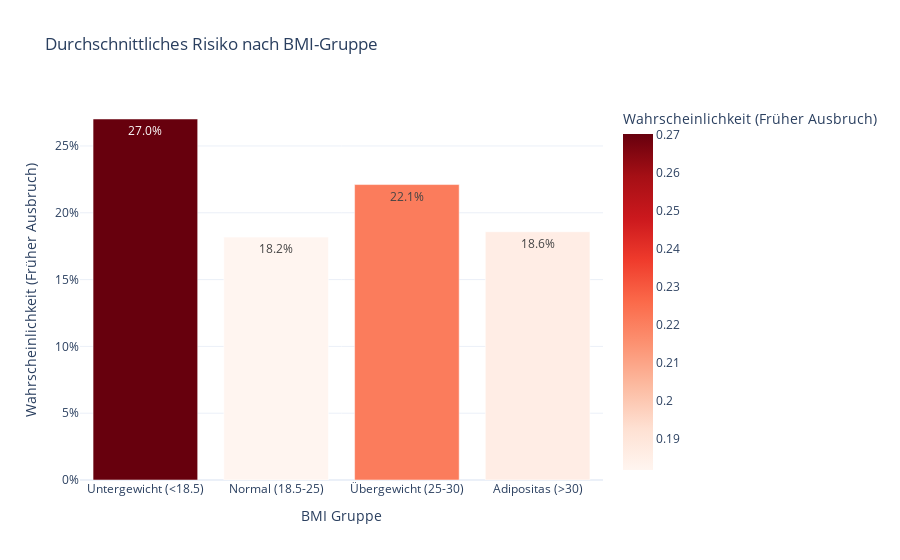

Source (notebook cell):
### Code cell
# ---------------------------------------------------------
# 2. BMI Analyse (Vereinfacht: Balkendiagramm)
# ---------------------------------------------------------
# Wir schauen uns nur den DURCHSCHNITT an, das ist einfacher zu lesen als Boxplots.
bins = [0, 18.5, 25, 30, 100]
labels = ['Untergewicht (<18.5)', 'Normal (18.5-25)', 'Übergewicht (25-30)', 'Adipositas (>30)']
df_analyze['bmi_group'] = pd.cut(df_analyze['bmi'], bins=bins, labels=labels)

df_bmi_mean = df_analyze.groupby('bmi_group', observed=True)['risk_score'].mean().reset_index()

fig1 = px.bar(
    df_bmi_mean, 
    x='bmi_group', 
    y='risk_score',
    text_auto='.1%', # Zeigt %-Wert direkt auf dem Balken
    title='Durchschnittliches Risiko nach BMI-Gruppe',
    labels={'risk_score': 'Wahrscheinlichkeit (Früher Ausbruch)', 'bmi_group': 'BMI Gruppe'},
    color='risk_score',
    color_continuous_scale='Reds',
    template="plotly_white"
)
fig1.update_layout(yaxis_tickformat='.0%') # Y-Achse als Prozent formatieren
fig1.show()

### Figure 1 — Plotly figure (JSON) as saved in the notebook; plotly's stock layout.template omitted (floating-point values rounded to 4 significant figures)
{"data": [{"hovertemplate": "BMI Gruppe=%{x}<br>Wahrscheinlichkeit (Früher Ausbruch)=%{marker.color}<extra></extra>", "legendgroup": "", "marker": {"color": [0.2702, 0.1818, 0.2211, 0.1858], "coloraxis": "coloraxis", "pattern": {"shape": ""}}, "name": "", "orientation": "v", "showlegend": false, "textposition": "auto", "texttemplate": "%{y:.1%}", "type": "bar", "x": ["Untergewicht (<18.5)", "Normal (18.5-25)", "Übergewicht (25-30)", "Adipositas (>30)"], "xaxis": "x", "y": [0.2702, 0.1818, 0.2211, 0.1858], "yaxis": "y"}], "layout": {"barmode": "relative", "coloraxis": {"colorbar": {"title": {"text": "Wahrscheinlichkeit (Früher Ausbruch)"}}, "colorscale": [[0, "rgb(255,245,240)"], [0.125, "rgb(254,224,210)"], [0.25, "rgb(252,187,161)"], [0.375, "rgb(252,146,114)"], [0.5, "rgb(251,106,74)"], [0.625, "rgb(239,59,44)"], [0.75, "rgb(203,24,29)"], [0.875, "rgb(165,15,21)"], [1, "rgb(103,0,13)"]]}, "legend": {"tracegroupgap": 0}, "title": {"text": "Durchschnittliches Risiko nach BMI-Gruppe"}, "xaxis": {"anchor": "y", "domain": [0, 1], "title": {"text": "BMI Gruppe"}}, "yaxis": {"anchor": "x", "domain": [0, 1], "tickformat": ".0%", "title": {"text": "Wahrscheinlichkeit (Früher Ausbruch)"}}}}
